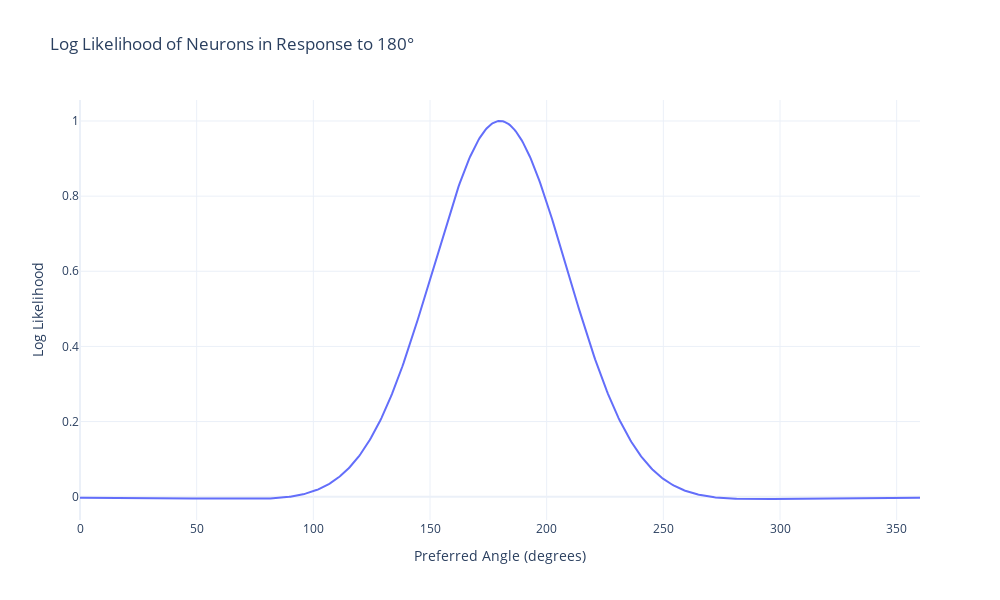

Write notebook code for a chart like this one.
### Code cell
# plot with plotly
fig = go.Figure()
fig.add_trace(go.Scatter(x=preferred_angles, y=log_likelihoods_singeStim,
                                name=f'Log Likelihood (Stimulus: {stimulus}°)',
                                connectgaps=True,
                                # line width
                                ))
fig.update_layout(title='Log Likelihood of Neurons in Response to '+ str(stimulus)+'°',
                        xaxis_title='Preferred Angle (degrees)',                    
                        yaxis_title='Log Likelihood',
                        # background
                        template='plotly_white',
                        width=1000,
                        height=600)
fig.show()

### Figure 1 — Plotly figure (JSON) as saved in the notebook; plotly's stock layout.template omitted (floating-point values rounded to 4 significant figures; data arrays with more than 128 entries replaced by an {"elided": "..."} marker saying what was removed)
{"data": [{"connectgaps": true, "name": "Log Likelihood (Stimulus: 180°)", "type": "scatter", "x": {"elided": "720 float values"}, "y": {"elided": "720 float values"}}], "layout": {"height": 600, "title": {"text": "Log Likelihood of Neurons in Response to 180°"}, "width": 1000, "xaxis": {"title": {"text": "Preferred Angle (degrees)"}}, "yaxis": {"title": {"text": "Log Likelihood"}}}}
